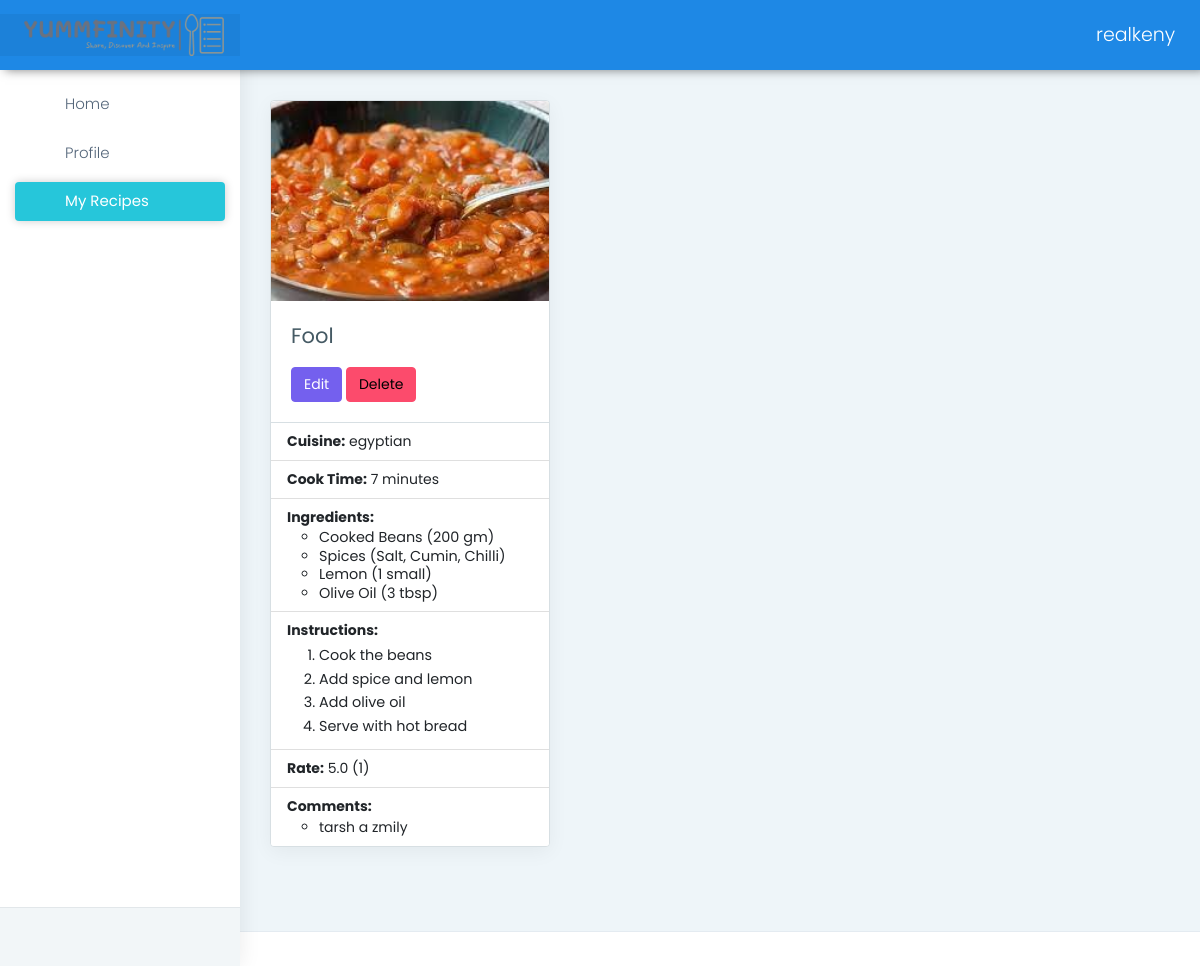
Page /my_recipes (signed in) on the earlier database version.
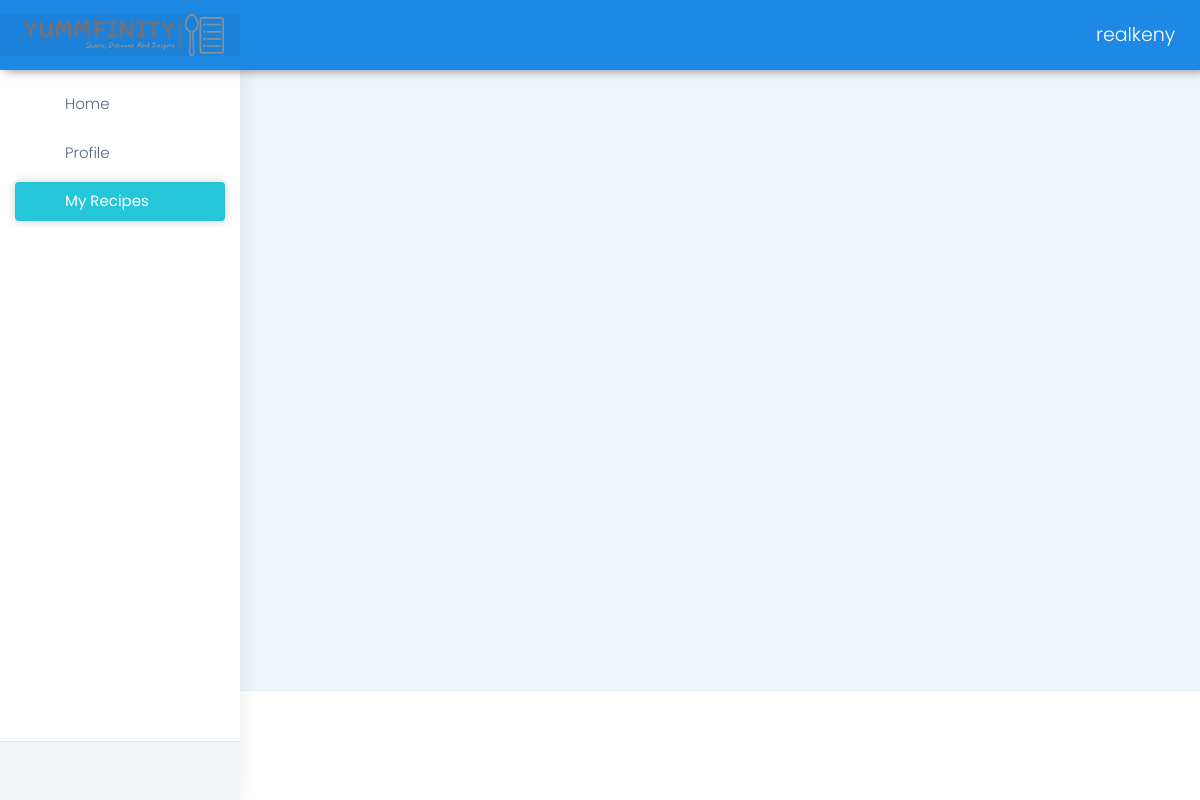
Same page on the later database version.
### apps/authentication/models.py (models this page shows, shortened)
class User(db.Model, UserMixin):
    id = db.Column(db.Integer, primary_key=True)
    username = db.Column(db.String(64), unique=True)
    email = db.Column(db.String(64), unique=True)
    password = db.Column(db.LargeBinary)
    recipes = db.relationship('Recipe', backref='user')
    ratings = db.relationship('Rating', backref='user')
    comments = db.relationship('Comment', backref='user')
    profile = db.relationship("UserProfile", uselist=False, back_populates="user")
    activities = db.relationship('UserActivity', back_populates='user', lazy=True)
    followers = db.relationship('Follow', foreign_keys=[Follow.followed_id], back_populates='followed', lazy='dynamic', cascade='all, delete-orphan')
    following = db.relationship('Follow', foreign_keys=[Follow.follower_id], back_populates='follower', lazy='dynamic', cascade='all, delete-orphan')

class Recipe(db.Model):
    id = db.Column(db.Integer, primary_key=True)
    cuisine = db.Column(db.String(64))
    name = db.Column(db.String(64))
    description = db.Column(db.Text, nullable=False)
    user_id = db.Column(db.Integer, db.ForeignKey('user.id'), nullable=False)
    cooking_time = db.Column(db.Integer, nullable=False)
    cuisine = db.Column(db.String(64), nullable=False)
    image = db.Column(db.String(255), nullable=True)
    ingredients = db.relationship('Ingredient', backref='recipe', lazy=True, cascade='all, delete-orphan')
    instructions = db.relationship('Instruction', backref='recipe', lazy=True, cascade='all, delete-orphan')
    ratings = db.relationship('Rating', backref='recipe', lazy=True, cascade='all, delete-orphan')
    comments = db.relationship('Comment', backref='recipe', lazy=True, cascade='all, delete-orphan')
    activities = db.relationship('UserActivity', back_populates='recipe', lazy=True, cascade='all, delete-orphan')

class Ingredient(db.Model):
    id = db.Column(db.Integer, primary_key=True)
    name = db.Column(db.String(64), unique=True)
    recipe_id = db.Column(db.Integer, db.ForeignKey('recipe.id'), nullable=False)

class Instruction(db.Model):
    id = db.Column(db.Integer, primary_key=True)
    method = db.Column(db.String(), unique=True)
    recipe_id = db.Column(db.Integer, db.ForeignKey('recipe.id'), nullable=False)

class Comment(db.Model):
    id = db.Column(db.Integer, primary_key=True)
    content = db.Column(db.Text, nullable=False)
    timestamp = db.Column(db.DateTime, default=datetime.now)
    user_id = db.Column(db.Integer, db.ForeignKey('user.id'), nullable=False)
    recipe_id = db.Column(db.Integer, db.ForeignKey('recipe.id'), nullable=False)
    timestamp = db.Column(db.DateTime, default=datetime.now)
    activities = db.relationship('UserActivity', back_populates='comment', lazy=True)

### apps/home/routes.py (the view)
@blueprint.route('/my_recipes', methods=['GET', 'POST'])
@login_required
def my_recipes():
    recipes = Recipe.query.filter_by(user_id= current_user.id).all()
    full_recipes_data = []
    for recipe in recipes:
        comments = Comment.query.filter_by(recipe_id=recipe.id).all()
        rates = Rating.query.filter_by(recipe_id=recipe.id).all()
        avg_rating = None if not rates else sum(rate.rating for rate in rates) / len(rates)
        instructions = Instruction.query.filter_by(recipe_id=recipe.id).all()
        ingredients = Ingredient.query.filter_by(recipe_id=recipe.id).all()
        full_recipes_data.append({
            'id': recipe.id,
            'name': recipe.name,
            'image': recipe.image,
            'cooking_time': recipe.cooking_time,
            'cuisine': recipe.cuisine,
            'comments': comments,
            'rate': avg_rating,
            'rate_count': len(rates),
            'instructions': instructions,
            'ingredients': ingredients
        })
    return render_template('home/my_recipes.html', recipes= full_recipes_data)

### apps/__init__.py (called while the page is built)
def configure_database(app):
    @app.before_first_request
    def initialize_database():
        db.create_all()
    @app.teardown_request
    def shutdown_session(exception=None):
        db.session.remove()

### apps/authentication/models.py (called while the page is built)
@login_manager.user_loader
def user_loader(id):
    return User.query.filter_by(id=id).first()

### apps/templates/home/my_recipes.html (shortened to what this page needs)
{% extends "layouts/base.html" %}
{% block stylesheets %}
<link href="https://cdn.jsdelivr.net/npm/bootstrap@5.3.0-alpha1/dist/css/bootstrap.min.css" rel="stylesheet">
{% endblock stylesheets %}
{% block content %}
<div class="container-fluid">
    <div class="row">
        {% for recipe in recipes %}
        <div class="col-md-6 col-lg-4 mb-4">
            <div class="card">
                {% if recipe.image %}
                <img src="{{ url_for('static', filename='assets/images/' + recipe.image) }}" class="card-img-top" alt="{{ recipe.name }}">
                {% endif %}
                <div class="card-body">
                    <h5 class="card-title">{{ recipe.name }}</h5>
                    <a href="{{ url_for('home_blueprint.edit_recipe', recipe_id=recipe.id) }}" class="btn btn-primary">Edit</a>
                    <form action="{{ url_for('home_blueprint.delete_recipe', id=recipe.id) }}" method="post" class="d-inline">
                        <button type="submit" class="btn btn-danger" onclick="return confirm('Are you sure you want to delete this recipe?')">Delete</button>
                    </form>
                </div>
                <ul class="list-group list-group-flush">
                    <li class="list-group-item"><strong>Cuisine:</strong> {{ recipe.cuisine }}</li>
                    <li class="list-group-item"><strong>Cook Time:</strong> {{ recipe.cooking_time }} minutes</li>
                    <li class="list-group-item"><strong>Ingredients:</strong>
                        <ul>
                            {% for ingredient in recipe.ingredients %}
                            <li class="ingredient">{{ ingredient.name }}</li>
                            {% endfor %}
                        </ul>
                    </li>
                    <li class="list-group-item"><strong>Instructions:</strong>
                        <ol>
                            {% for instruction in recipe.instructions %}
                            <li class="instruction">{{ instruction.method }}</li>
                            {% endfor %}
                        </ol>
                    </li>
                    <li class="list-group-item"><strong>Rate:</strong> {{ recipe.rate }} <span class="rate-count">({{ recipe.rate_count }})</span></li>
                    <li class="list-group-item"><strong>Comments:</strong>
                        <ul>
                            {% for comment in recipe.comments %}
                            <li>{{ comment.content }}</li>
                            {% endfor %}
                        </ul>
                    </li>
                </ul>
            </div>
        </div>
        {% endfor %}
    </div>
</div>
{% endblock content %}

### apps/templates/layouts/base.html (shortened to what this page needs)
<!DOCTYPE html>
<html dir="ltr" lang="en">
<head>
    {% block stylesheets %}{% endblock stylesheets %}
    <link href="{{ config.ASSETS_ROOT }}/css/style.min.css" rel="stylesheet">
</head>
<body>
    <div id="main-wrapper" data-layout="vertical" data-navbarbg="skin6" data-sidebartype="full"
        data-sidebar-position="absolute" data-header-position="absolute" data-boxed-layout="full">
        {% include 'includes/navigation.html' %}
        {% include 'includes/sidebar.html' %}
        <div class="page-wrapper">
            {% block content %}{% endblock content %}
            {% include 'includes/footer.html' %}
        </div>
    </div>
</body>
</html>

### apps/templates/includes/navigation.html (shortened to what this page needs)
<header class="topbar" data-navbarbg="skin6">
    <nav class="navbar top-navbar navbar-expand-md navbar-dark">
        <div class="navbar-header" data-logobg="skin6">
            <a class="navbar-brand ms-4" href="/">
                <img src="{{ config.ASSETS_ROOT }}/images/logo-no-background.png" alt="homepage" class="dark-logo" style="width: 200px; height: auto;" />
            </a>
        </div>
        <div class="navbar-collapse collapse" id="navbarSupportedContent" data-navbarbg="skin5">
            <ul class="navbar-nav">
                <li class="nav-item dropdown">
                    <a class="nav-link dropdown-toggle text-muted waves-effect waves-dark" href="#" id="navbarDropdown" role="button" data-bs-toggle="dropdown" aria-expanded="false">
                        {{ current_user.username }}
                    </a>
                </li>
            </ul>
        </div>
    </nav>
</header>

### apps/templates/includes/sidebar.html
<aside class="left-sidebar" data-sidebarbg="skin6">
    <div class="scroll-sidebar">
        <nav class="sidebar-nav">
            <ul id="sidebarnav">
                <li class="sidebar-item"> <a class="sidebar-link waves-effect waves-dark sidebar-link"
                        href="/" aria-expanded="false"><i class="mdi me-2 mdi-gauge"></i><span
                            class="hide-menu">Home</span></a></li>
                <li class="sidebar-item"> <a class="sidebar-link waves-effect waves-dark sidebar-link"
                        href="/page-profile.html" aria-expanded="false">
                        <i class="mdi me-2 mdi-account-check"></i><span class="hide-menu">Profile</span></a>
                </li>
                <li class="sidebar-item"> <a class="sidebar-link waves-effect waves-dark sidebar-link"
                        href="/my_recipes" aria-expanded="false"><i class="mdi me-2 mdi-basket-fill"></i><span
                            class="hide-menu">My Recipes</span></a>
                </li>
            </ul>
        </nav>
    </div>
    <div class="sidebar-footer">
        <div class="row">
            <div class="col-4 link-wrap">
                <a href="{{ url_for('authentication_blueprint.logout') }}" class="link" data-toggle="tooltip" title="" data-original-title="Logout"><i
                        class="mdi mdi-power"></i></a>
            </div>
        </div>
    </div>
</aside>

### apps/templates/includes/footer.html
    <footer class="footer">
    </footer>

Differences in the rows shown:
removed Recipe: image (picture), name "Fool", cuisine "egyptian", cooking_time "7", rate "5.0", rate_count "1"
removed Ingredient: name "Cooked Beans (200 gm)"
removed Ingredient: name "Spices (Salt, Cumin, Chilli)"
removed Ingredient: name "Lemon (1 small)"
removed Ingredient: name "Olive Oil (3 tbsp)"
removed Instruction: method "Cook the beans"
removed Instruction: method "Add spice and lemon"
removed Instruction: method "Add olive oil"
removed Instruction: method "Serve with hot bread"
removed Comment: content "tarsh a zmily"
